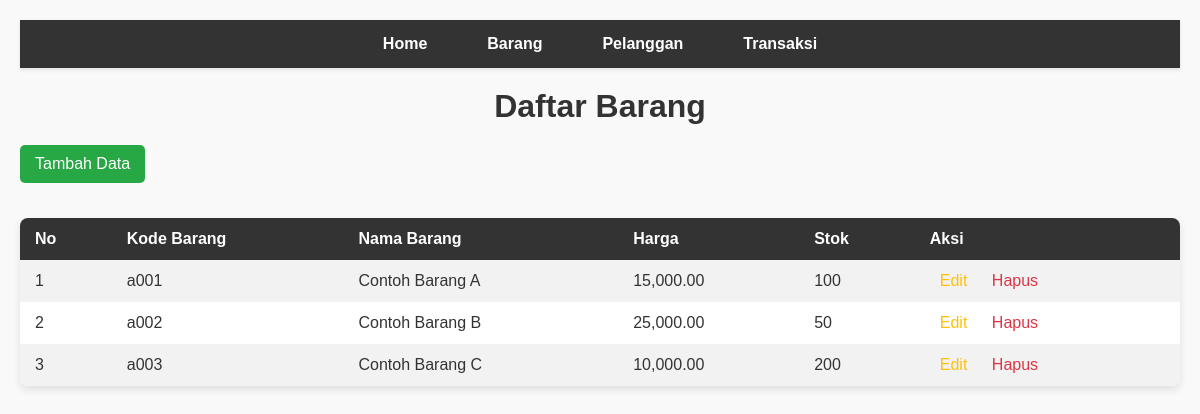
/index.php?controller=barang&action=index, run on the app's committed database.
### tables this page shows
CREATE TABLE `produk` (
  `kode_barang` varchar(35) NOT NULL,
  `nama_barang` varchar(50) NOT NULL,
  `harga` int(11) NOT NULL,
  `stok` int(11) NOT NULL
);

### App/controllers/BarangController.php (called while the page is built, shortened)
<?php
class BarangController
{
    private $db;
    public function __construct($db)
    {
        $this->db = $db;
    }
    public function index()
    {
        $query = "SELECT * FROM produk";
        $statement = $this->db->query($query);
        $data = $statement->fetchAll();
        require_once __DIR__ . "/../views/barang/indexb.php";
    }
}

### App/Views/Barang/indexb.php (the view, shortened to what this page needs)
<head>
</head>
<nav>
    <ul>
        <li><a href="index.php?controller=home&action=index">Home</a></li>
        <li><a href="index.php?controller=barang&action=index">Barang</a></li>
        <li><a href="index.php?controller=pelanggan&action=index">Pelanggan</a></li>
        <li><a href="index.php?controller=transaksi&action=index">Transaksi</a></li>
    </ul>
</nav>
<h1>Daftar Barang</h1>
<a href="index.php?controller=barang&action=create">Tambah Data</a>
<table>
    <tr>
        <th>No</th>
        <th>Kode Barang</th>
        <th>Nama Barang</th>
        <th>Harga</th>
        <th>Stok</th>
        <th>Aksi</th>
    </tr>
    <?php foreach ($data as $key => $barang): ?>
        <tr>
            <td><?= $key + 1 ?></td>
            <td><?= $barang['kode_barang'] ?></td>
            <td><?= $barang['nama_barang'] ?></td>
            <td><?= number_format($barang['harga'], 2); ?></td>
            <td><?= $barang['stok'] ?></td>
            <td>
                <a href="index.php?controller=barang&action=edit&id=<?= $barang['kode_barang'] ?>">Edit</a>
                <a href="index.php?controller=barang&action=delete&id=<?= $barang['kode_barang'] ?>">Hapus</a>
            </td>
        </tr>
    <?php endforeach; ?>
</table>

### App/Views/Barang/indexb.php (style rules this page uses)
* { margin: 0; padding: 0; box-sizing: border-box; }
nav { background-color: #333; padding: 15px 0; margin-bottom: 20px; box-shadow: 0px 2px 4px rgba(0, 0, 0, 0.1); }
nav ul { list-style-type: none; display: flex; justify-content: center; padding: 0; margin: 0; }
nav ul li { margin-right: 20px; }
nav ul li:last-child { margin-right: 0; }
nav ul li a { color: #fff; text-decoration: none; font-weight: bold; padding: 10px 20px; transition: background 0.3s ease; border-radius: 5px; }
h1 { text-align: center; font-size: 2em; color: #333; margin-bottom: 20px; }
a[href*="create"] { display: inline-block; margin-bottom: 15px; padding: 10px 15px; color: #fff; background-color: #28a745; text-decoration: none; border-radius: 5px; transition: background-color 0.3s ease; }
table { width: 100%; border-collapse: collapse; margin-top: 20px; background-color: #fff; box-shadow: 0px 4px 8px rgba(0, 0, 0, 0.1); border-radius: 8px; overflow: hidden; }
th, td { padding: 12px 15px; text-align: left; }
th { background-color: #333; color: #fff; font-weight: bold; }
tr:nth-child(even) { background-color: #f2f2f2; }
td a { color: #007bff; text-decoration: none; padding: 5px 10px; border-radius: 5px; transition: background-color 0.3s ease; }
td a[href*="edit"] { color: #ffc107; }
td a[href*="delete"] { color: #dc3545; }

### data on the page
produk: kode_barang "a001", nama_barang "Contoh Barang A", harga "15,000.00", stok "100"
produk: kode_barang "a002", nama_barang "Contoh Barang B", harga "25,000.00", stok "50"
produk: kode_barang "a003", nama_barang "Contoh Barang C", harga "10,000.00", stok "200"
